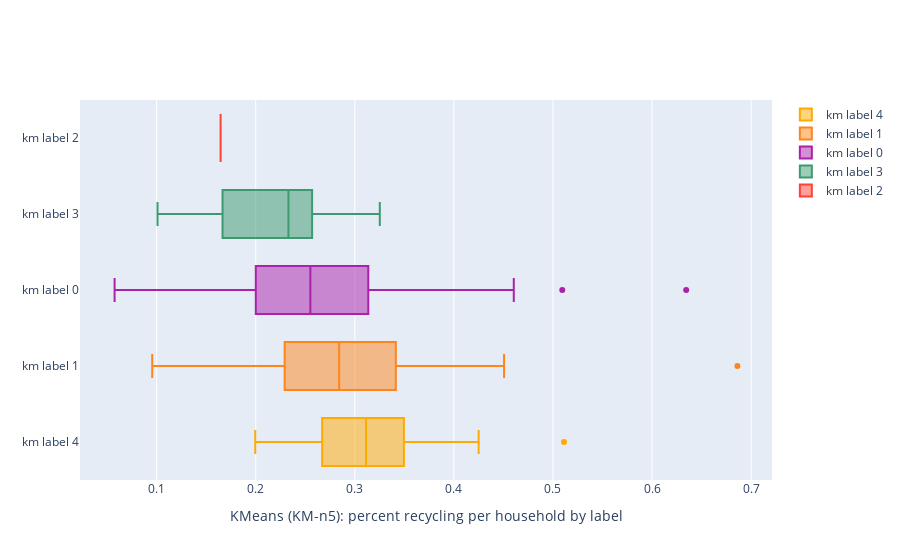

The cell this chart's notebook holds for it:
### Code cell
layout = Layout(
    boxgap=0.1,
    height = 600
)
fig = go.Figure(layout=layout)

fig.add_trace(go.Box(
    x=km_n5_label4['%recycle/hh'],
    name='km label 4',
    marker_color='#ffaa00'
))
fig.add_trace(go.Box(
    x=km_n5_label1['%recycle/hh'],
    name='km label 1',
    marker_color='#FF851B'
))
fig.add_trace(go.Box(
    x=km_n5_label0['%recycle/hh'],
    name='km label 0',
    marker_color='#AA22AA'
))
fig.add_trace(go.Box(
    x=km_n5_label3['%recycle/hh'],
    name='km label 3',
    marker_color='#3D9970'
))
fig.add_trace(go.Box(
    x=km_n5_label2['%recycle/hh'],
    name='km label 2',
    marker_color='#FF4136'
))

fig.update_layout(
    xaxis=dict(title='KMeans (KM-n5): percent recycling per household by label', zeroline=False),
    boxmode='overlay'
)

fig.update_traces(orientation='h') # horizontal box plots

fig.show()

### Figure 1 — Plotly figure (JSON) as saved in the notebook; plotly's stock layout.template omitted (floating-point values rounded to 4 significant figures; data arrays with more than 128 entries replaced by an {"elided": "..."} marker saying what was removed)
{"data": [{"marker": {"color": "#ffaa00"}, "name": "km label 4", "orientation": "h", "type": "box", "x": [0.3104, 0.2997, 0.3388, 0.2415, 0.267, 0.5112, 0.2697, 0.3985, 0.2852, 0.1995, 0.3145, 0.3417, 0.425, 0.3596, 0.3496, 0.2973, 0.3625, 0.2146, 0.3305, 0.2824, 0.3233, 0.3993, 0.2308, 0.2444, 0.3123, 0.21]}, {"marker": {"color": "#FF851B"}, "name": "km label 1", "orientation": "h", "type": "box", "x": [0.2697, 0.2316, 0.2911, 0.3543, 0.3811, 0.2583, 0.3024, 0.3041, 0.2238, 0.2444, 0.3024, 0.2234, 0.3591, 0.2842, 0.2201, 0.2284, 0.309, 0.2631, 0.265, 0.2946, 0.3119, 0.1964, 0.262, 0.1357, 0.2224, 0.4506, 0.2385, 0.3053, 0.3077, 0.316, 0.3933, 0.6861, 0.1581, 0.3852, 0.2901, 0.3412, 0.1887, 0.1847, 0.3566, 0.3442, 0.2939, 0.2631, 0.2012, 0.2797, 0.372, 0.1959, 0.2587, 0.3164, 0.2471, 0.1603, 0.3071, 0.3549, 0.2158, 0.425, 0.2857, 0.2248, 0.3668, 0.3495, 0.3826, 0.09552, 0.257, 0.3388, 0.3677, 0.2916, 0.2064, 0.3473, 0.1883, 0.3415, 0.237, 0.2696, 0.3136, 0.2508, 0.2416, 0.4286, 0.3655, 0.275, 0.2173, 0.2756, 0.2237, 0.2322, 0.1789, 0.2479, 0.3721, 0.2896, 0.1467, 0.2888, null, 0.3451, 0.3685, 0.2554, 0.1342, 0.2928]}, {"marker": {"color": "#AA22AA"}, "name": "km label 0", "orientation": "h", "type": "box", "x": {"elided": "130 float values"}}, {"marker": {"color": "#3D9970"}, "name": "km label 3", "orientation": "h", "type": "box", "x": [0.2266, 0.3252, 0.2949, 0.2522, 0.2405, 0.2937, 0.1009, 0.2104, 0.1889, 0.2569, 0.2528, 0.1251, 0.2038, 0.1665, 0.1038, 0.1633, 0.2781, 0.1443, 0.2443, 0.1893, 0.2395, 0.271]}, {"marker": {"color": "#FF4136"}, "name": "km label 2", "orientation": "h", "type": "box", "x": [0.1645]}], "layout": {"autosize": true, "boxgap": 0.1, "boxmode": "overlay", "xaxis": {"autorange": true, "range": [0.02265, 0.721], "title": {"text": "KMeans (KM-n5): percent recycling per household by label"}, "type": "linear", "zeroline": false}, "yaxis": {"autorange": true, "range": [-0.5, 4.5], "type": "category"}}}
